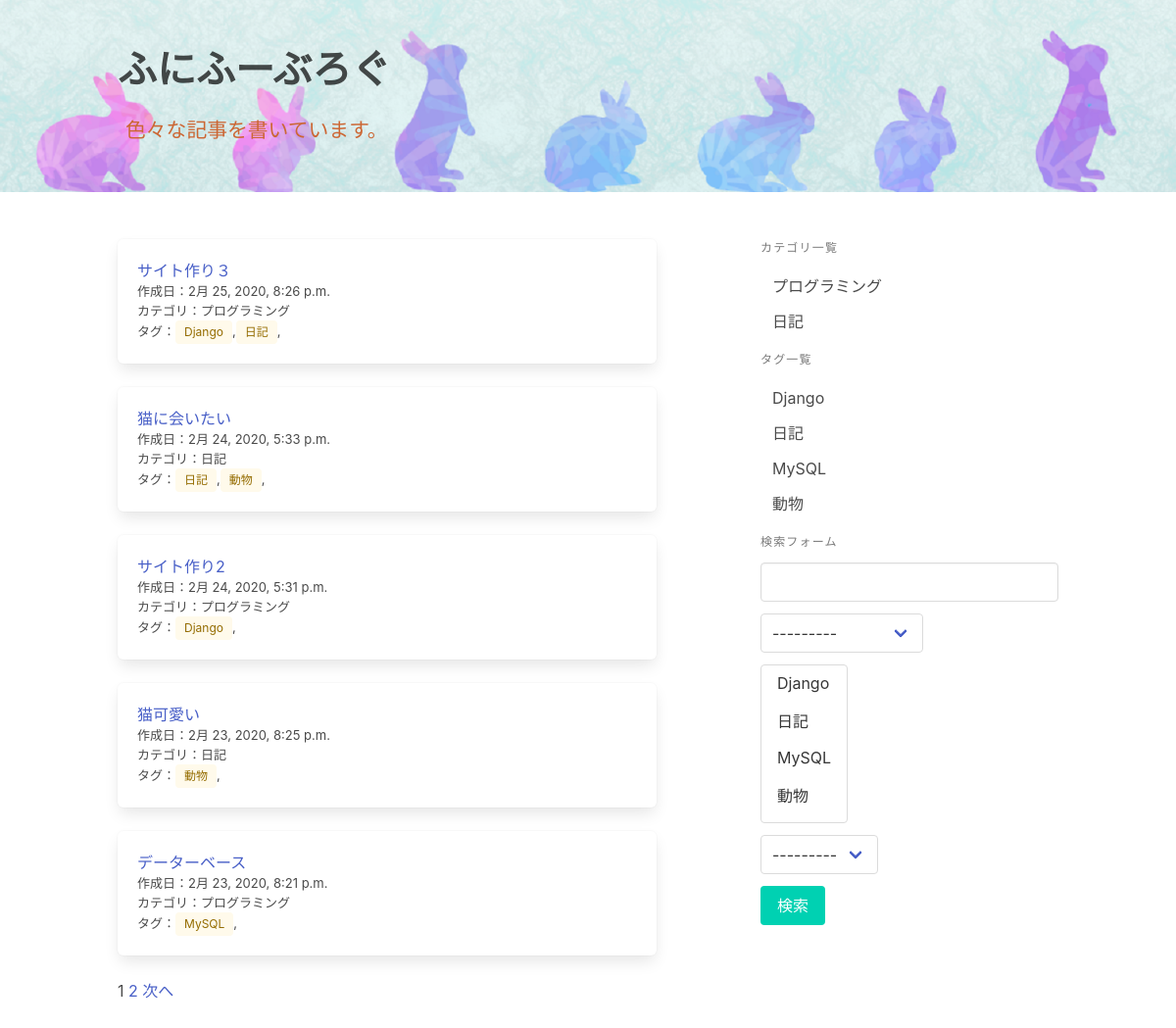
/, run on an earlier commit of the app's database.
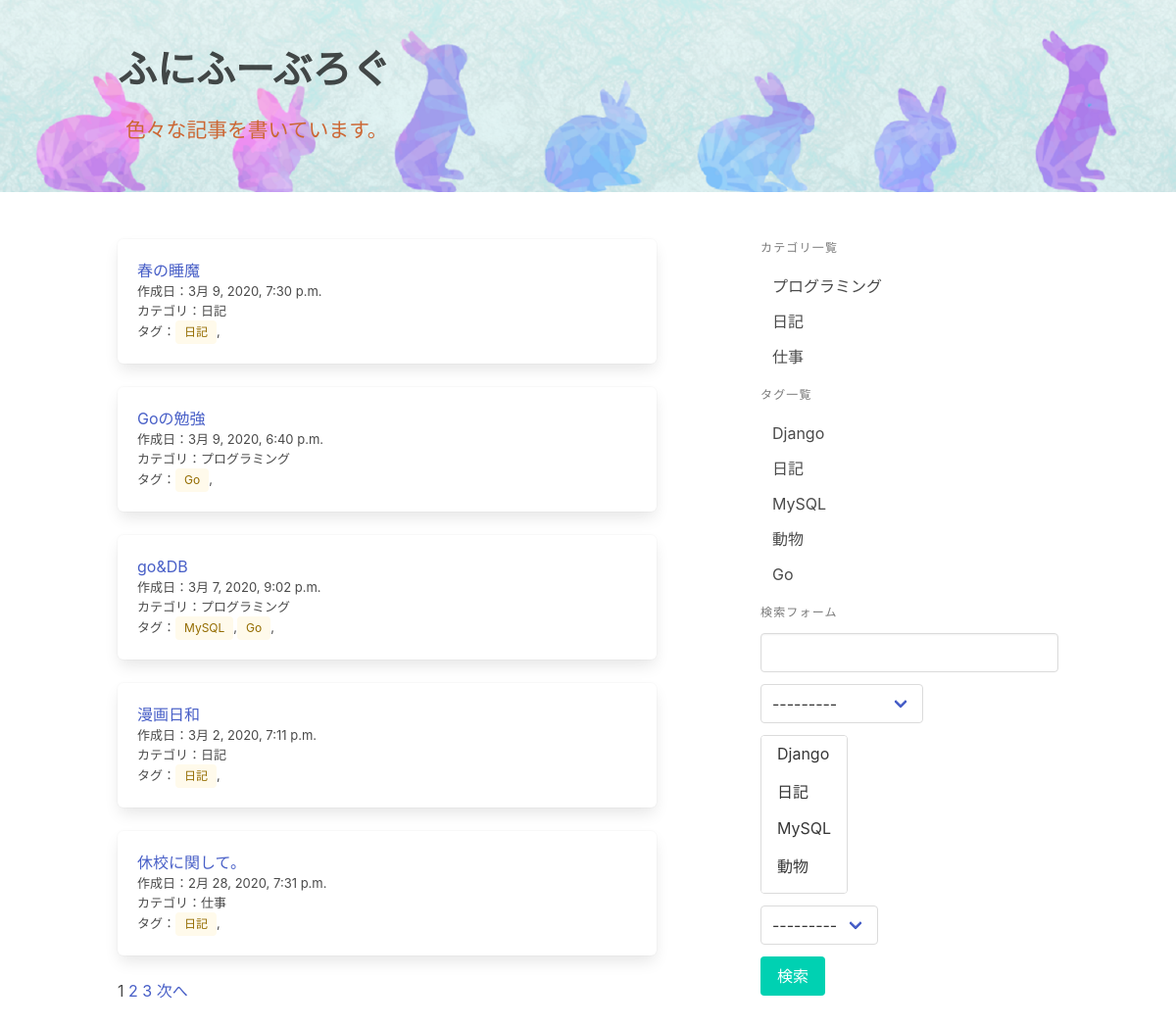
And on a later commit of the database.
### blog/models.py (models this page shows, shortened)
class Post(models.Model):
    photo = models.ImageField('画像', blank=True)
    title = models.CharField('タイトル', max_length=32)
    text = models.TextField('本文')
    category = models.ForeignKey(Category, on_delete=models.PROTECT, verbose_name='カテゴリ')
    tags = models.ManyToManyField(Tag, verbose_name='タグ', blank=True)
    writer = models.ForeignKey(settings.AUTH_USER_MODEL, on_delete=models.PROTECT, verbose_name='投稿者')
    created_at = models.DateTimeField('作成日', auto_now_add=True)
    updated_at = models.DateTimeField('更新日', auto_now=True)

class Category(models.Model):
    name = models.CharField('カテゴリ名', max_length=255, unique=True)
    def __str__(self):
        return self.name

class Tag(models.Model):
    name = models.CharField('タグ名', max_length=255, unique=True)
    def __str__(self):
        return self.name

### blog/views.py (the view, shortened to what this page needs)
# urls.py: path('', views.PostList.as_view(), name='post_list'),
class PostList(generic.ListView):
    model = Post
    ordering = '-created_at'
    paginate_by = 5
    def get_queryset(self):
        queryset = super().get_queryset()
        form = PostSearchForm(self.request.GET or None)
        return queryset

### blog/forms.py
class PostSearchForm(forms.Form):
    key_word = forms.CharField(
        label='キーワード', required=False,
        widget=forms.TextInput(attrs={'class': 'input'})
    )
    category = forms.ModelChoiceField(
        label='カテゴリの選択', required=False,
        queryset=Category.objects.all(),
    )
    tags = forms.ModelMultipleChoiceField(
        label='タグの選択', required=False,
        queryset=Tag.objects.all(),
    )
    user = forms.ModelChoiceField(
        label='投稿者', required=False,
        queryset=User.objects.all(),
    )

### blog/templatetags/blog.py (called while the page is built)
@register.inclusion_tag('blog/category_and_tag_list.html')
def create_category_and_tag_list():
    return {
        'category_list': Category.objects.all(),
        'tag_list': Tag.objects.all(),
    }

@register.inclusion_tag('blog/search_form.html')
def create_search_form(request):
    form = PostSearchForm(request.GET or None)
    return {'form': form}

@register.simple_tag
def url_replace(request, field, value):
    url_dict = request.GET.copy()
    url_dict[field] = str(value)
    return url_dict.urlencode()

### blog/templates/blog/post_list.html (shortened to what this page needs)
{% extends 'blog/base.html' %}
{% load blog %}
{% block content %}
  {% for post in post_list %}
      <article class="box">
          <h1> <a href="{% url 'blog:post_detail' post.pk %}">{{post.title}}</a> </h1>
          <p class="small">作成日：{{post.created_at}}</p>
          <p class="small">カテゴリ：{{post.category}}</p>
          <p class="small">タグ：{% for tag in post.tags.all %}<span class="tag is-warning is-light">{{tag}}</span>,{% endfor %}</p>
      </article>
   {% endfor %}
   {% for num in page_obj.paginator.page_range %}
      {% if page_obj.number == num %}
        <span>{{num}}</span>
      {% else %}
        <a href="?{% url_replace request 'page' num %}">{{num}}</a>
      {% endif %}
   {% endfor %}
   {% if page_obj.has_next %}
      <a href="?{% url_replace request 'page' page_obj.next_page_number %}">次へ</a>
   {% endif %}
{% endblock %}

### blog/templates/blog/category_and_tag_list.html
<p class="menu-label">カテゴリ一覧</p>
<ul class="menu-list">
  {% for category in category_list %}
    <li> <a href="{% url 'blog:post_category_list' category.pk %}">{{category}}</a> </li>
  {% endfor %}
</ul>
<p class="menu-label">タグ一覧</p>
<ul class="menu-list">
  {% for tag in tag_list %}
    <li> <a href="{% url 'blog:post_tag_list' tag.pk %}">{{tag}}</a> </li>
  {% endfor %}
</ul>

What changed in the data, as far as the page shows it:
no longer on this page (row unchanged): Post: title "サイト作り３", created_at "2月 25, 2020, 8:26 p.m.", category "プログラミング", Tag (name "Django"), Tag (name "日記")
no longer on this page (row unchanged): Post: title "猫に会いたい", created_at "2月 24, 2020, 5:33 p.m.", category "日記", Tag (name "日記"), Tag (name "動物")
no longer on this page (row unchanged): Post: title "サイト作り2", created_at "2月 24, 2020, 5:31 p.m.", category "プログラミング", Tag (name "Django")
no longer on this page (row unchanged): Post: title "猫可愛い", created_at "2月 23, 2020, 8:25 p.m.", category "日記", Tag (name "動物")
no longer on this page (row unchanged): Post: title "データーベース", created_at "2月 23, 2020, 8:21 p.m.", category "プログラミング", Tag (name "MySQL")
added Post: title "春の睡魔", created_at "3月 9, 2020, 7:30 p.m.", category "日記", Tag (name "日記")
added Post: title "Goの勉強", created_at "3月 9, 2020, 6:40 p.m.", category "プログラミング"
added Tag: name "Go"
added Post: title "go&DB", created_at "3月 7, 2020, 9:02 p.m.", category "プログラミング", Tag (name "MySQL")
added Post: title "漫画日和", created_at "3月 2, 2020, 7:11 p.m.", category "日記", Tag (name "日記")
added Post: title "休校に関して。", created_at "2月 28, 2020, 7:31 p.m.", category "仕事", Tag (name "日記")
added Category: name "仕事"
Also different on the page:
new list line: "3"
